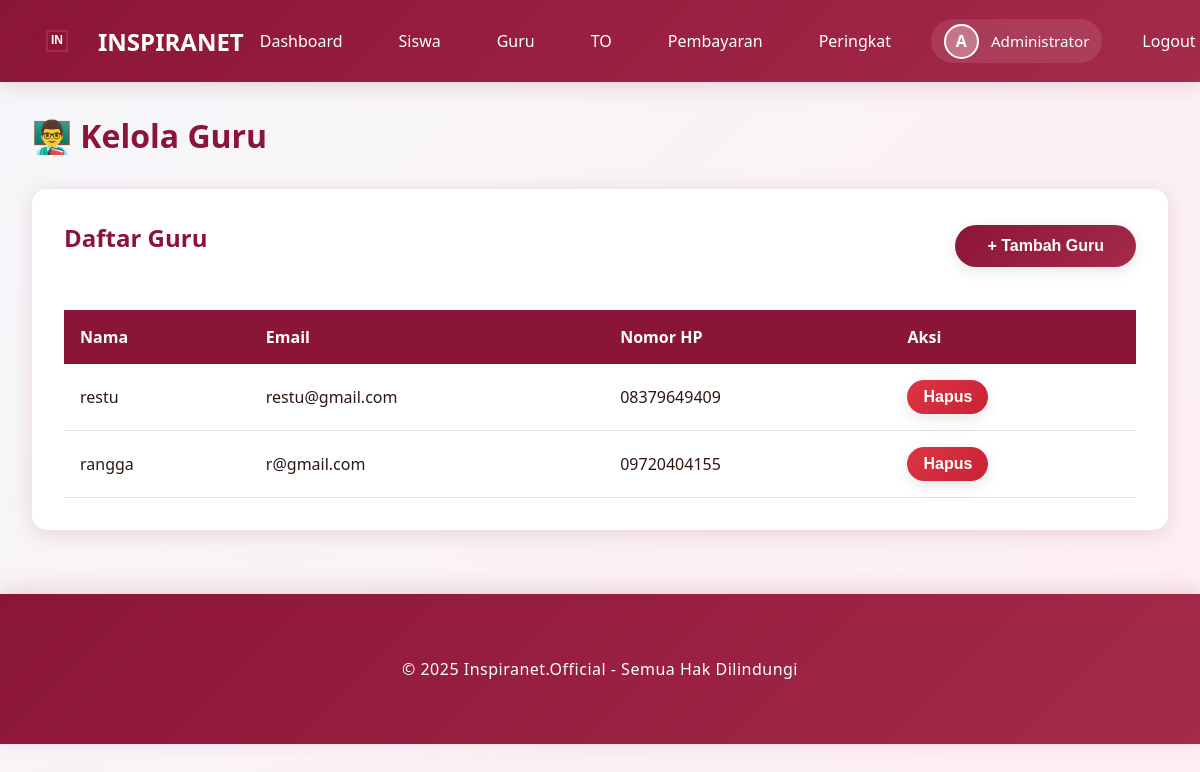
The page /admin/teachers (signed in) on the database its author committed.
### models.py (models this page shows, shortened)
class User(UserMixin, db.Model):
    __tablename__ = 'users'
    id = db.Column(db.Integer, primary_key=True)
    email = db.Column(db.String(120), unique=True, nullable=False)
    password_hash = db.Column(db.String(255), nullable=False)
    full_name = db.Column(db.String(100), nullable=False)
    role = db.Column(db.String(20), nullable=False, default='student')
    inspira_branch = db.Column(db.String(50), nullable=True)
    class_level = db.Column(db.String(20), nullable=True)
    school_name = db.Column(db.String(150), nullable=True)
    phone_number = db.Column(db.String(20), nullable=True)
    profile_photo = db.Column(db.String(255), nullable=True)
    created_at = db.Column(db.DateTime, default=datetime.utcnow)
    exam_attempts = db.relationship('ExamAttempt', backref='user', lazy=True, cascade='all, delete-orphan')
    payments = db.relationship('Payment', backref='user', lazy=True, cascade='all, delete-orphan')
    leaderboard_entries = db.relationship('Leaderboard', backref='user', lazy=True, cascade='all, delete-orphan')

### app.py (the view)
@app.route('/admin/teachers')
@login_required
def admin_teachers():
    if current_user.role != 'admin':
        flash('Akses ditolak!', 'danger')
        return redirect(url_for('index'))
    teachers = User.query.filter_by(role='teacher').all()
    return render_template('admin_teachers.html', teachers=teachers)

### app.py (called while the page is built)
@login_manager.user_loader
def load_user(user_id):
    return User.query.get(int(user_id))

@app.before_request
def ensure_db():
    if not hasattr(app, '_db_initialized'):
        app._db_initialized = True
        init_database()

### templates/admin_teachers.html (shortened to what this page needs)
{% extends "base.html" %}
{% block content %}
<h1 style="color: var(--primary-color); margin-bottom: 2rem;">👨‍🏫 Kelola Guru</h1>
<div class="card">
    <div style="display: flex; justify-content: space-between; align-items: center; margin-bottom: 1.5rem;">
        <h2>Daftar Guru</h2>
        <button onclick="showModal('addTeacherModal')" class="btn btn-primary">+ Tambah Guru</button>
    </div>
    <div class="table-responsive">
        <table class="table">
            <thead>
                <tr>
                    <th>Nama</th>
                    <th>Email</th>
                    <th>Nomor HP</th>
                    <th>Aksi</th>
                </tr>
            </thead>
            <tbody>
                {% for teacher in teachers %}
                <tr>
                    <td>{{ teacher.full_name }}</td>
                    <td>{{ teacher.email }}</td>
                    <td>{{ teacher.phone_number }}</td>
                    <td>
                        <form method="POST" action="{{ url_for('admin_delete_teacher', id=teacher.id) }}" style="display: inline;" data-confirm-delete>
                            <button type="submit" class="btn btn-danger" style="padding: 0.5rem 1rem;">Hapus</button>
                        </form>
                    </td>
                </tr>
                {% endfor %}
            </tbody>
        </table>
    </div>
</div>
{% endblock %}

### templates/base.html (shortened to what this page needs)
<!DOCTYPE html>
<html lang="id">
<head>
    <link rel="stylesheet" href="{{ url_for('static', filename='css/style.css') }}">
</head>
<body>
    <nav class="navbar">
        <div class="container">
            <a href="{{ url_for('index') }}" class="navbar-brand">
                <div id="logo-animation" class="logo-container"></div>
                <span>INSPIRANET</span>
            </a>
            <ul class="navbar-nav" id="navbarMenu">
                {% if current_user.is_authenticated %}
                    {% if current_user.role == 'admin' %}
                        <li><a href="{{ url_for('admin_dashboard') }}" onclick="closeMobileMenu()">Dashboard</a></li>
                        <li><a href="{{ url_for('admin_students') }}" onclick="closeMobileMenu()">Siswa</a></li>
                        <li><a href="{{ url_for('admin_teachers') }}" onclick="closeMobileMenu()">Guru</a></li>
                        <li><a href="{{ url_for('admin_exams') }}" onclick="closeMobileMenu()">TO</a></li>
                        <li><a href="{{ url_for('admin_payments') }}" onclick="closeMobileMenu()">Pembayaran</a></li>
                    {% else %}
                        <li><a href="{{ url_for('student_dashboard') }}" onclick="closeMobileMenu()">Dashboard</a></li>
                        <li><a href="{{ url_for('student_exams') }}" onclick="closeMobileMenu()">Daftar TO</a></li>
                    {% endif %}
                    <li><a href="{{ url_for('all_leaderboards') }}" onclick="closeMobileMenu()">Peringkat</a></li>
                    <li class="user-profile">
                        <div class="profile-info">
                            {% if current_user.profile_photo %}
                            <img src="{{ url_for('uploaded_file', filename='profiles/' + current_user.profile_photo) }}" alt="{{ current_user.full_name }}" class="profile-photo-nav">
                            {% else %}
                            <div class="profile-photo-placeholder">{{ current_user.full_name[0].upper() }}</div>
                            {% endif %}
                            <span class="profile-name">{{ current_user.full_name }}</span>
                        </div>
                    </li>
                    <li><a href="{{ url_for('logout') }}" onclick="closeMobileMenu()">Logout</a></li>
                {% else %}
                    <li><a href="{{ url_for('login') }}" onclick="closeMobileMenu()">Login</a></li>
                    <li><a href="{{ url_for('register') }}" onclick="closeMobileMenu()">Daftar</a></li>
                {% endif %}
            </ul>
        </div>
    </nav>
    <div class="container">
        {% block content %}{% endblock %}
    </div>
    <footer class="footer">
        <div class="container">
            <p>&copy; 2025 Inspiranet.Official - Semua Hak Dilindungi</p>
        </div>
    </footer>
</body>
</html>

### static/css/style.css (style rules this page uses)
:root { --primary-color: #8B1538; --secondary-color: #A52A4A; --accent-color: #C94060; --dark-color: #4A0E1F; --light-color: #FFE5EC; --text-dark: #2C1810; --text-light: #FFFFFF; --shadow: 0 4px 20px rgba(139, 21, 56, 0.15); --shadow-hover: 0 8px 35px rgba(139, 21, 56, 0.25); --shadow-active: 0 12px 45px rgba(139, 21, 56, 0.35); }
* { margin: 0; padding: 0; box-sizing: border-box; }
body { font-family: 'Segoe UI', Tahoma, Geneva, Verdana, sans-serif; background: linear-gradient(135deg, #f5f7fa 0%, #ffeef3 100%); color: var(--text-dark); min-height: 100vh; }
.navbar { background: linear-gradient(135deg, var(--primary-color) 0%, var(--secondary-color) 100%); padding: 1rem 0; box-shadow: var(--shadow); position: sticky; top: 0; z-index: 1000; }
.navbar .container { max-width: 1200px; margin: 0 auto; padding: 0 2rem; display: flex; justify-content: space-between; align-items: center; }
.navbar-brand { display: flex; align-items: center; gap: 1rem; color: var(--text-light); text-decoration: none; font-size: 1.5rem; font-weight: bold; }
.logo-container { position: relative; width: 50px; height: 50px; }
.navbar-nav { display: flex; gap: 1.5rem; list-style: none; align-items: center; }
.navbar-nav a { color: var(--text-light); text-decoration: none; padding: 0.5rem 1rem; border-radius: 5px; transition: all 0.3s ease; }
.user-profile { display: flex; align-items: center; }
.profile-info { display: flex; align-items: center; gap: 0.75rem; padding: 0.3rem 0.8rem; background: rgba(255, 255, 255, 0.1); border-radius: 25px; }
.profile-photo-placeholder { width: 35px; height: 35px; border-radius: 50%; background: rgba(255, 255, 255, 0.3); display: flex; align-items: center; justify-content: center; font-weight: bold; color: white; border: 2px solid white; }
.profile-name { color: white; font-weight: 500; font-size: 0.95rem; }
.container { max-width: 1200px; margin: 2rem auto; padding: 0 2rem; }
.btn { display: inline-block; padding: 0.75rem 2rem; border: none; border-radius: 25px; font-size: 1rem; font-weight: 600; text-decoration: none; cursor: pointer; transition: all 0.4s cubic-bezier(0.68, -0.55, 0.265, 1.55); box-shadow: 0 4px 15px rgba(0, 0, 0, 0.1); position: relative; overflow: hidden; }
.btn::before { content: ''; position: absolute; top: 50%; left: 50%; width: 0; height: 0; border-radius: 50%; background: rgba(255, 255, 255, 0.2); transform: translate(-50%, -50%); transition: width 0.6s, height 0.6s; }
.btn-primary { background: linear-gradient(135deg, var(--primary-color) 0%, var(--secondary-color) 100%); color: var(--text-light); }
.btn-danger { background: linear-gradient(135deg, #dc3545 0%, #c82333 100%); color: white; }
.card { background: white; border-radius: 15px; padding: 2rem; box-shadow: var(--shadow); margin-bottom: 2rem; animation: fadeInUp 0.8s cubic-bezier(0.68, -0.55, 0.265, 1.55); transition: all 0.4s ease; }
.card h2 { color: var(--primary-color); margin-bottom: 1rem; }
.table { width: 100%; border-collapse: collapse; margin-top: 1rem; }
.table th { background: var(--primary-color); color: white; padding: 1rem; text-align: left; }
.table td { padding: 1rem; border-bottom: 1px solid #e0e0e0; }
.table tr { transition: all 0.3s ease; }
.table-responsive { overflow-x: auto; -webkit-overflow-scrolling: touch; }
.table-responsive table { min-width: 600px; }
.footer { background: linear-gradient(135deg, var(--primary-color) 0%, var(--secondary-color) 100%); color: var(--text-light); text-align: center; padding: 2rem 0; margin-top: 4rem; box-shadow: 0 -4px 20px rgba(139, 21, 56, 0.15); }
.footer p { margin: 0; font-size: 1rem; font-weight: 500; letter-spacing: 0.5px; }

### rows shown on the page
User: full_name "A", full_name "Administrator"
User: full_name "restu", email "restu@gmail.com", phone_number "08379649409"
User: full_name "rangga", email "r@gmail.com", phone_number "09720404155"
